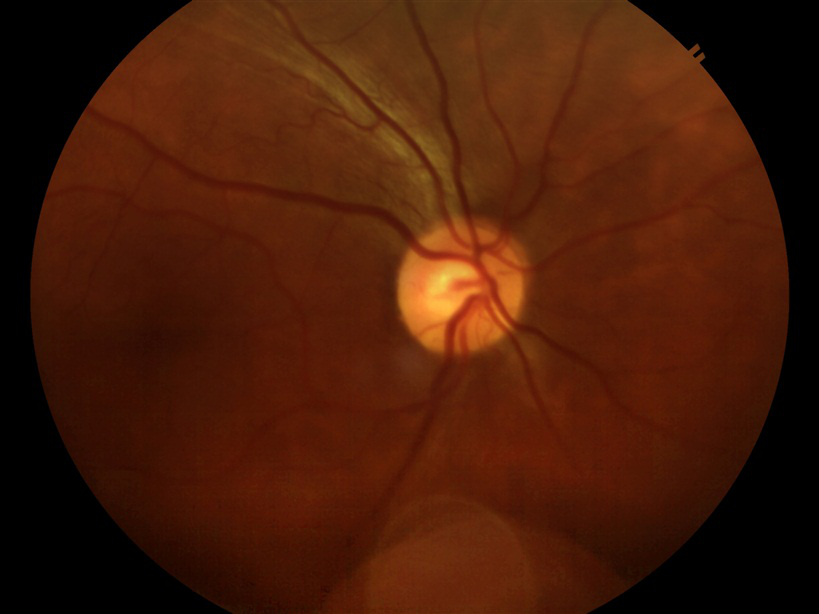
#> input picture tareas/Peorcitas/imagen1.png, 819 x 614 px, found by its file name; its folder holds only this picture in this run
$ jupyter execute tarea_colores.ipynb
#> lines starting #> are read from the running program, lines starting #| are printed output that depends on the picture
# Extracción de canales de color y guardado por separado

[cell 1]
import os
import cv2
import numpy as np
import matplotlib.pyplot as plt

[cell 2]
carpeta_imagenes = r'C:\Users\samir\OneDrive\Escritorio\Servicio\Bit-cora-de-laboratorio-Samira\tareas\Peorcitas'
carpeta_salida = r'C:\Users\samir\OneDrive\Escritorio\Servicio\Bit-cora-de-laboratorio-Samira\tareas\Salida_Canales_Completa'
# Crear carpeta principal de salida
if not os.path.exists(carpeta_salida):
    os.makedirs(carpeta_salida)

# Crear subcarpetas
carpeta_comparativas = os.path.join(carpeta_salida, 'comparativas')
carpeta_gris = os.path.join(carpeta_salida, 'gris')
carpeta_azul = os.path.join(carpeta_salida, 'azul')
carpeta_verde = os.path.join(carpeta_salida, 'verde')
carpeta_rojo = os.path.join(carpeta_salida, 'rojo')

for carpeta in [carpeta_comparativas, carpeta_gris, carpeta_azul, carpeta_verde, carpeta_rojo]:
    if not os.path.exists(carpeta):
        os.makedirs(carpeta)

print('Carpeta de entrada:', carpeta_imagenes)
print('Carpeta de salida:', carpeta_salida)

[cell 3]
formatos_validos = ('.jpg', '.jpeg', '.png', '.bmp', '.tif', '.tiff')

# ciclo for para recorrer todas las imagenes en la carpeta
for archivo_imagen in os.listdir(carpeta_imagenes): # obtiene la lista de todos los archivos
    if archivo_imagen.lower().endswith(formatos_validos): # lower es para que cambie a minusculas
        # endswith es para verificar que sea un formato valido
        ruta_imagen = os.path.join(carpeta_imagenes, archivo_imagen)
        #Se construye la ruta completa de cada imagen para que OpenCV pueda localizarla correctamente dentro de la carpeta

        # Leer imagen en formato BGR, carga la imagen y la guarda como variable (matriz)
        imagen_bgr = cv2.imread(ruta_imagen)
#> imagen_bgr is the input picture: shape (614, 819, 3); mean B, G, R 8.1, 27.7, 71.6

        # Validar lectura
        #Se valida que la imagen haya sido cargada correctamente.
        # Si la lectura falla, el programa muestra un mensaje y continúa con la siguiente imagen sin detenerse.
        if imagen_bgr is None:
            print(f'No se pudo leer la imagen: {archivo_imagen}')
            continue

        # Convertir a RGB para visualizar correctamente con matplotlib
        # ya que ambas librerías manejan distinto el orden de los canales de color
        imagen_rgb = cv2.cvtColor(imagen_bgr, cv2.COLOR_BGR2RGB)

        # Convertir a escala de grises
        imagen_gris = cv2.cvtColor(imagen_bgr, cv2.COLOR_BGR2GRAY)
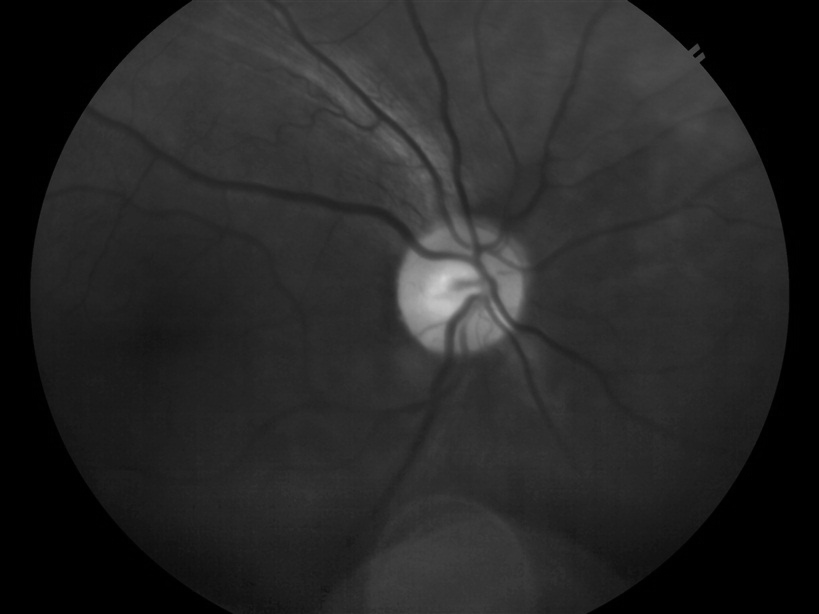
#> imagen_gris: shape (614, 819); min 0, max 211, mean 38.6

        # Extraer canales BGR asignando un número a cada color para irse a ese canal
        canal_azul = imagen_bgr[:, :, 0]
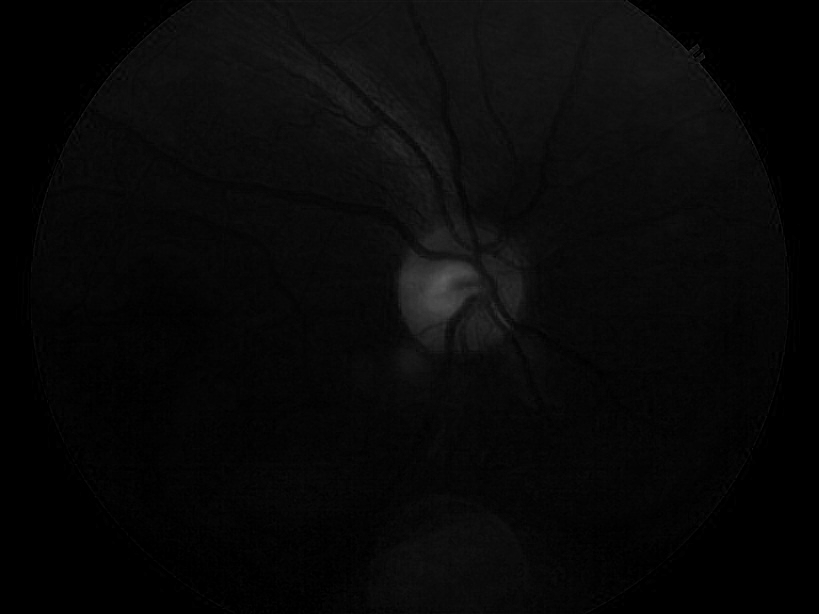
#> canal_azul: shape (614, 819); min 0, max 91, mean 8.1
        canal_verde = imagen_bgr[:, :, 1]
        canal_rojo = imagen_bgr[:, :, 2]
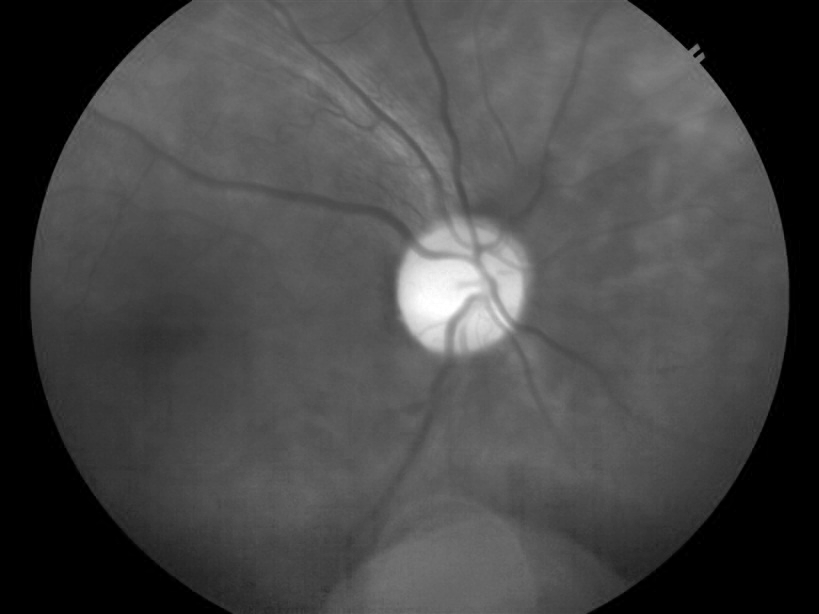
#> canal_rojo: shape (614, 819); min 0, max 255, mean 71.6

        # Nombre base del archivo, sin su extensión, para reutilizarlo al guardar las imágenes procesadas con nombres organizados
        nombre_base = os.path.splitext(archivo_imagen)[0]

        # Guardar imágenes por separado, usando cv2.imwrite(), conservando un nombre basado en el archivo original
        cv2.imwrite(os.path.join(carpeta_gris, f'{nombre_base}_gris.png'), imagen_gris)
        cv2.imwrite(os.path.join(carpeta_azul, f'{nombre_base}_azul.png'), canal_azul)
        cv2.imwrite(os.path.join(carpeta_verde, f'{nombre_base}_verde.png'), canal_verde)
        cv2.imwrite(os.path.join(carpeta_rojo, f'{nombre_base}_rojo.png'), canal_rojo)

        # Crear subplots, Se genera una figura con cinco subgráficas en una sola fila para comparar visualmente la imagen original
        # la escala de grises y los tres canales de color
        fig, axes = plt.subplots(1, 5, figsize=(22, 5))
        fig.suptitle(f'Extracción de canales: {archivo_imagen}', fontsize=16) # Pone un título arriba de toda la figura

        # muestra la imagen original en la primera posición
        axes[0].imshow(imagen_rgb)
        axes[0].set_title('Original')
        axes[0].axis('off')

        # muestra imagen en tonos grises en la segunda posición
        axes[1].imshow(imagen_gris, cmap='gray')
        axes[1].set_title('Escala de grises')
        axes[1].axis('off')

        # muestra imagen en tonos azules en la tercera posición
        axes[2].imshow(canal_azul, cmap='gray')
        axes[2].set_title('Canal azul')
        axes[2].axis('off')

        # muestra imagen en tonos verdes en la cuarta posición
        axes[3].imshow(canal_verde, cmap='gray')
        axes[3].set_title('Canal verde')
        axes[3].axis('off')

        # muestra imagen en tonos rojos en la quinta posición
        axes[4].imshow(canal_rojo, cmap='gray')
        axes[4].set_title('Canal rojo')
        axes[4].axis('off')

        # Ajusta automáticamente los espacios entre las subgráficas
        plt.tight_layout()

        # Guardar comparativa
        ruta_comparativa = os.path.join(carpeta_comparativas, f'{nombre_base}_comparativa.png')
        plt.savefig(ruta_comparativa, bbox_inches='tight', dpi=300)
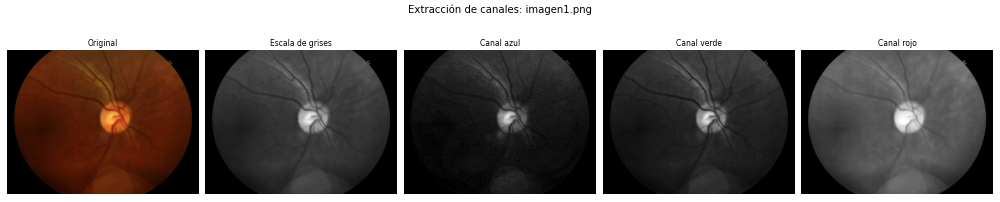
#> figure drawn by matplotlib, 5 panels
        # La figura comparativa se guarda con buena resolución (300 dpi)
        # y con ajuste de márgenes para obtener una imagen clara y bien presentada

        # Mostrar la figura
        plt.show()
        plt.close(fig)
        # Se cierra la figura después de mostrarla para liberar memoria
        # y evitar acumulación de ventanas o recursos durante el procesamiento de múltiples imágenes

        print(f'Procesada: {archivo_imagen}')

print('Procesamiento completado.')

$ run again, on tareas/Peorcitas/imagen2.png
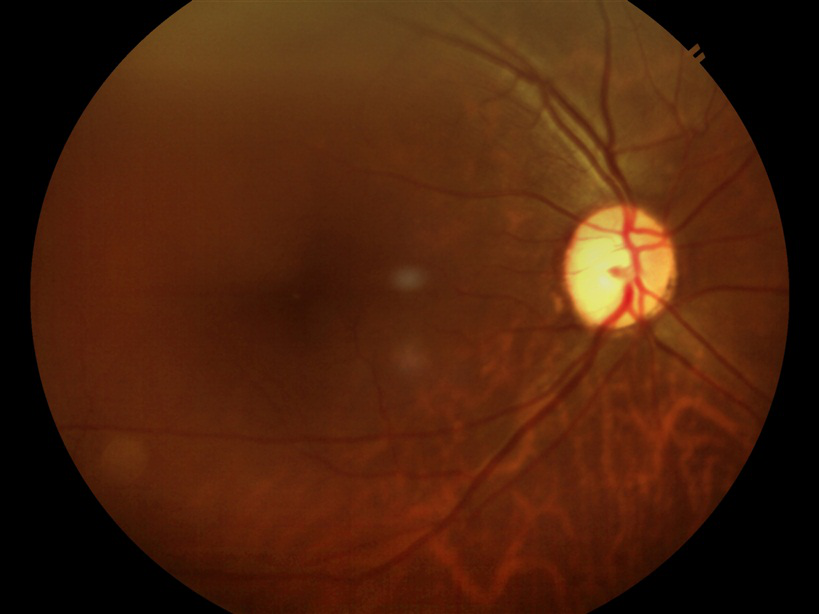
#> input picture tareas/Peorcitas/imagen2.png, 819 x 614 px, found by its file name
#> imagen_bgr is the input picture: shape (614, 819, 3); mean B, G, R 12.1, 35, 76.4
#> `canal_azul = imagen_bgr[:, :, 0]`:
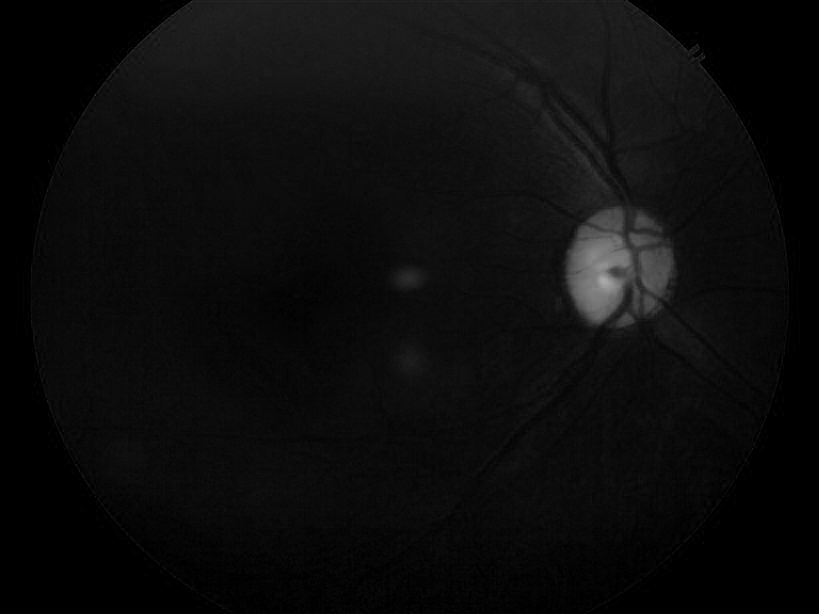
#> canal_azul: shape (614, 819); min 0, max 170, mean 12.1
#> `canal_rojo = imagen_bgr[:, :, 2]`:
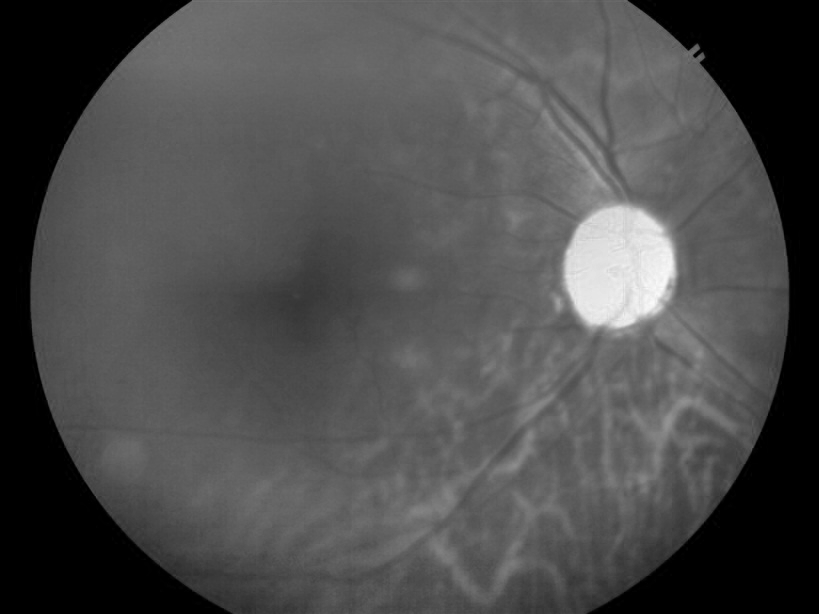
#> canal_rojo: shape (614, 819); min 0, max 250, mean 76.4

$ run again, on tareas/Peorcitas/imagen3.png
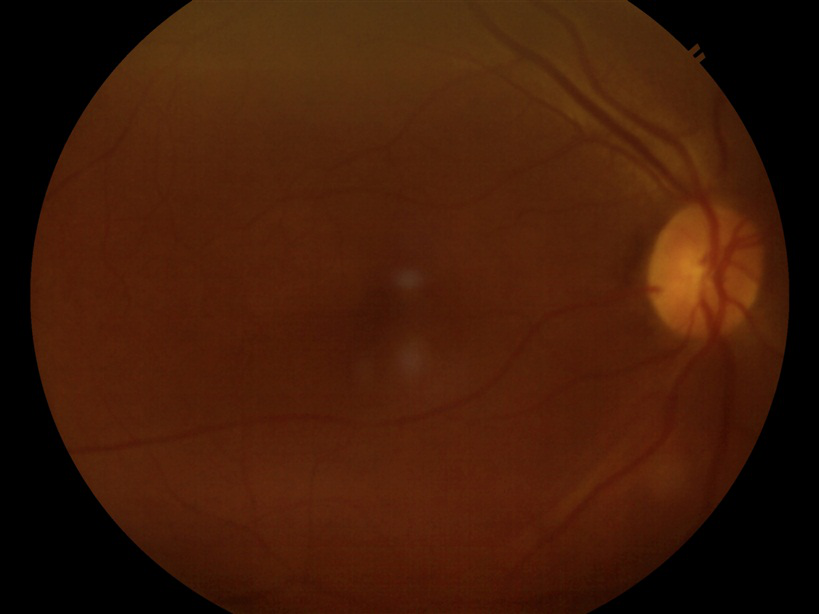
#> input picture tareas/Peorcitas/imagen3.png, 819 x 614 px, found by its file name
#> imagen_bgr is the input picture: shape (614, 819, 3); mean B, G, R 8.1, 27.4, 65.4
#> `canal_azul = imagen_bgr[:, :, 0]`:
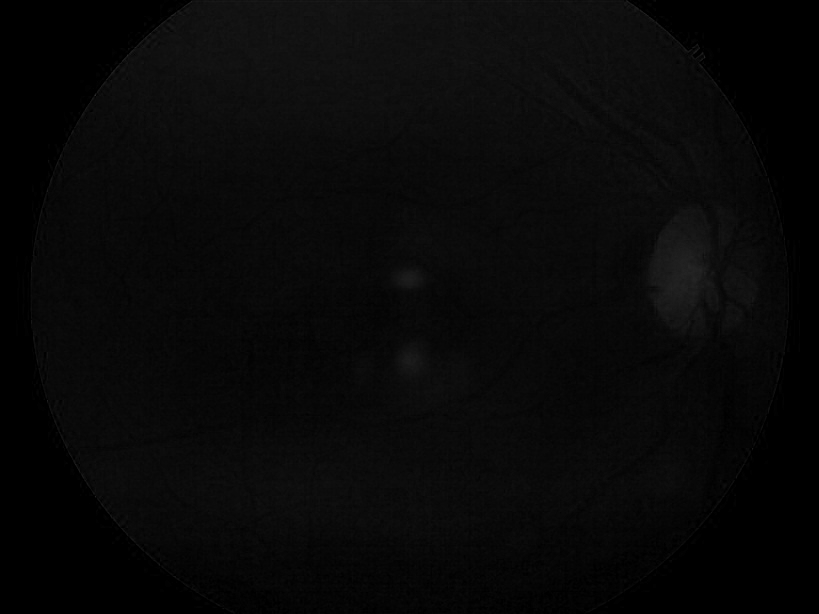
#> canal_azul: shape (614, 819); min 0, max 43, mean 8.1
#> `canal_rojo = imagen_bgr[:, :, 2]`:
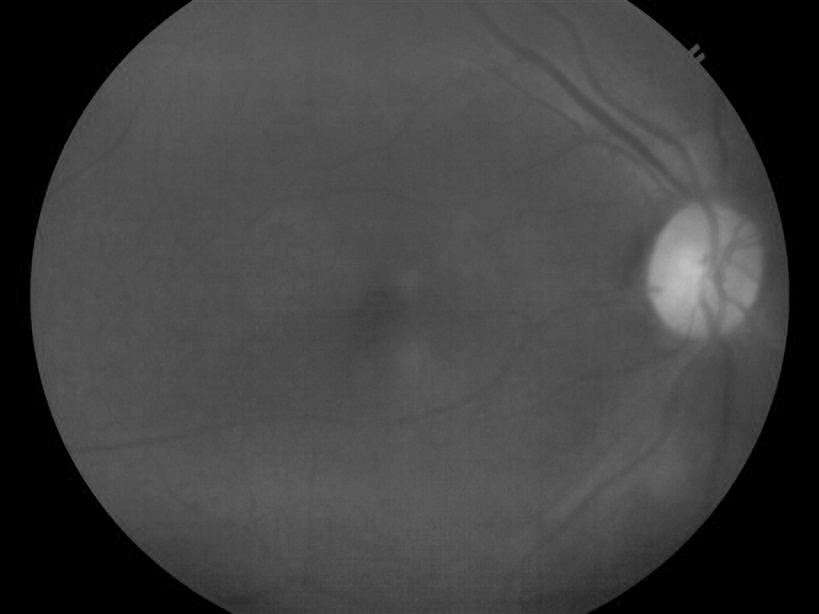
#> canal_rojo: shape (614, 819); min 0, max 193, mean 65.4

$ run again, on tareas/Peorcitas/imagen4.png
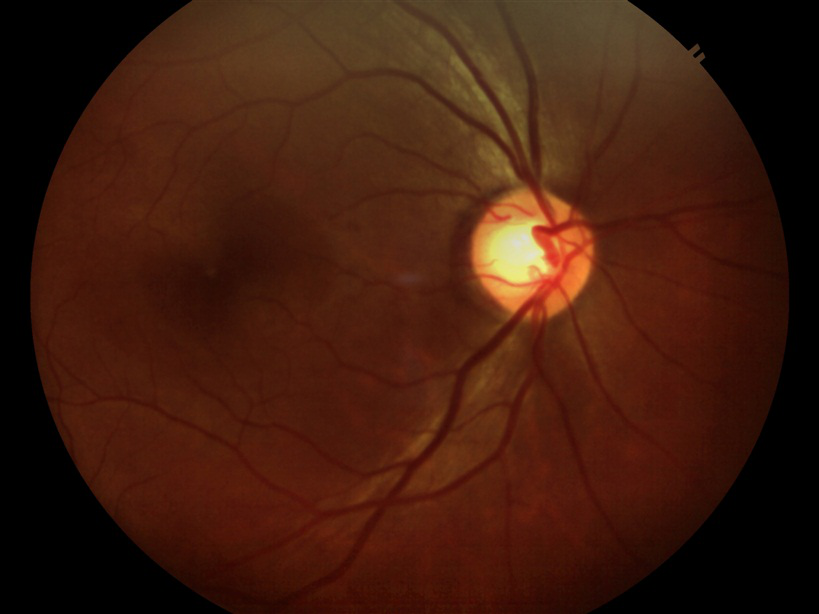
#> input picture tareas/Peorcitas/imagen4.png, 819 x 614 px, found by its file name
#> imagen_bgr is the input picture: shape (614, 819, 3); mean B, G, R 13.7, 28.4, 64.7
#> `canal_azul = imagen_bgr[:, :, 0]`:
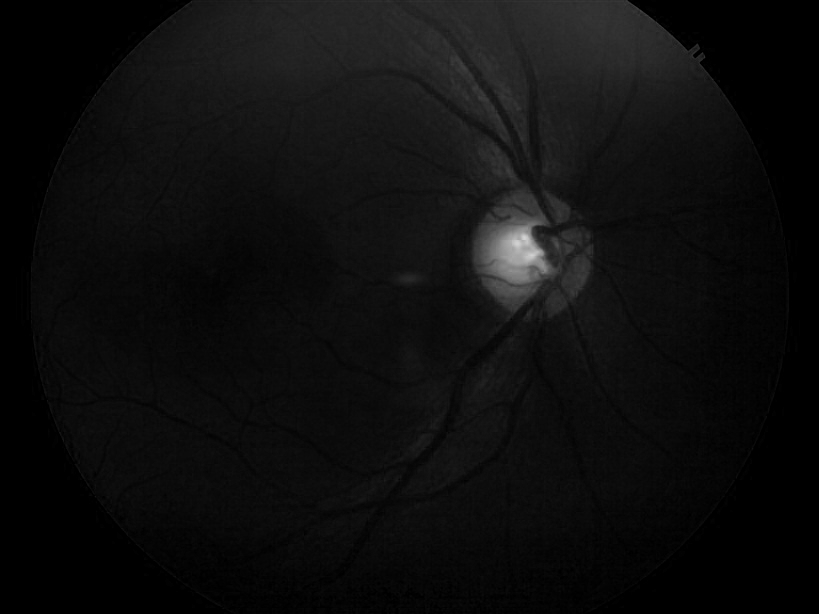
#> canal_azul: shape (614, 819); min 0, max 212, mean 13.7
#> `canal_rojo = imagen_bgr[:, :, 2]`:
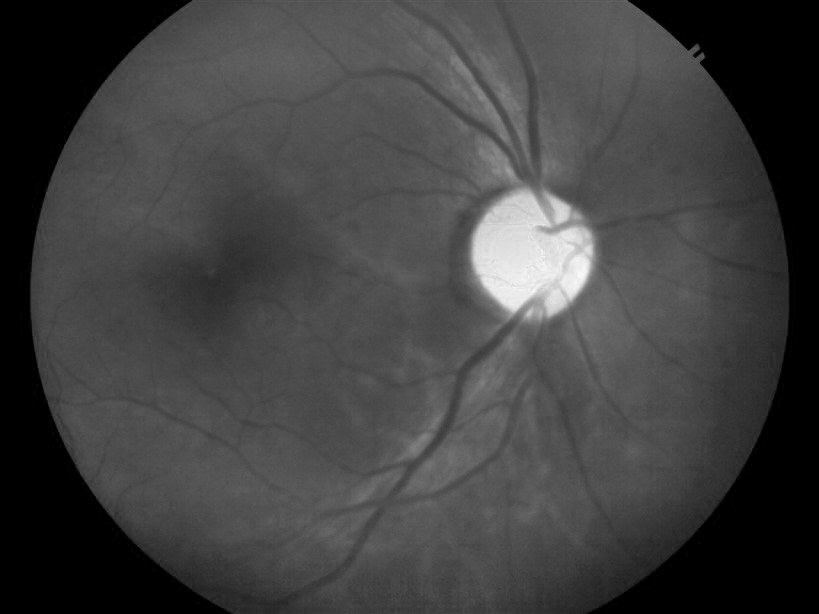
#> canal_rojo: shape (614, 819); min 0, max 249, mean 64.7
